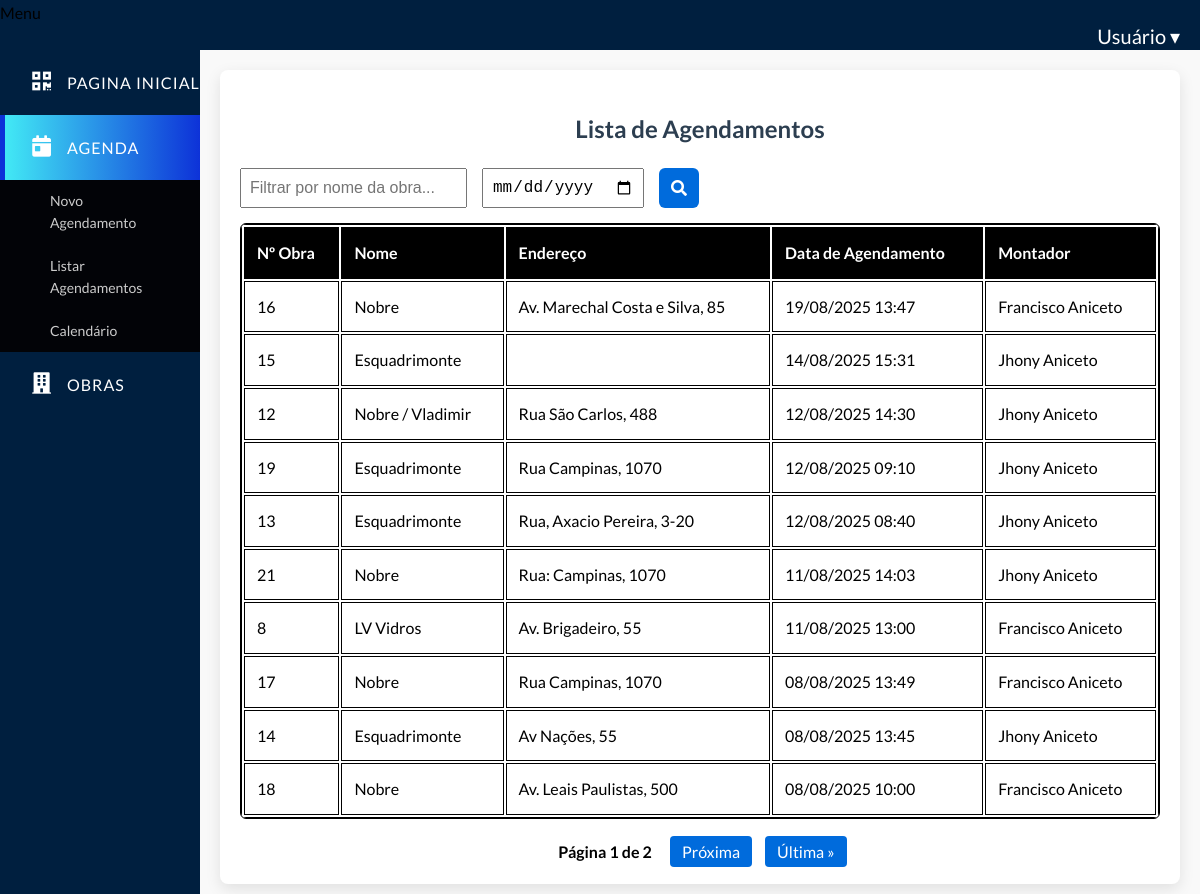
Page /agenda/lista/ (signed in) on the committed database.
### agenda/models.py (models this page shows, shortened)
class Agendamento(models.Model):
    obra = models.ForeignKey(
        Obra,
        on_delete=models.CASCADE,
        related_name='agendamentos',
        verbose_name='Obra relacionada'
    )
    data_criacao = models.DateTimeField(auto_now_add=True, verbose_name='Data de Criação')
    montador = models.ForeignKey(
        usuario,
        on_delete=models.SET_NULL,
        null=True,
        verbose_name='Montador Responsável',
        limit_choices_to={'cargo__nome': 'Montador', 'ativo': True}
    )
    data_agendamento = models.DateTimeField(
        verbose_name='Data de Agendamento',
        null=True,  # Adicionado para permitir agendamentos sem data
        blank=True
    )
    realizado = models.BooleanField(default=False, verbose_name='Agendamento Realizado?')
    cancelado = models.BooleanField(default=False, verbose_name='Agendamento Cancelado?')  # Novo campo
    STATUS_CHOICES = [
        ('pendente', 'Pendente'),
        ('em_andamento', 'Em Andamento'),
        ('realizado', 'Realizado'),
        ('cancelado', 'Cancelado'),
    ]
    status = models.CharField(
        max_length=20,
        choices=STATUS_CHOICES,
        default='pendente',
        verbose_name='Status do Agendamento'
    )
    class Meta:
        verbose_name = 'Agendamento'
        verbose_name_plural = 'Agendamentos'
        ordering = ['-data_agendamento']
        constraints = [
            models.UniqueConstraint(
                fields=['montador', 'data_agendamento'],
                name='unique_montador_agendamento',
                violation_error_message='Esse montador já tem um agendamento para esse horário.',
                condition=models.Q(data_agendamento__isnull=False)  # Só aplica se tiver data
            )
        ]

### obra/models.py (models this page shows, shortened)
class Obra(models.Model):
    STATUS_PENDENTE = 'pendente'
    STATUS_ANDAMENTO = 'em_andamento'
    STATUS_REALIZADO = 'Realizado'
    STATUS_CANCELADA = 'cancelada'
    STATUS_EXCLUIDA = 'excluida'
    STATUS_CHOICES = [
        (STATUS_PENDENTE, 'Pendente'),
        (STATUS_ANDAMENTO, 'Em Andamento'),
        (STATUS_REALIZADO, 'Realizado'),
        (STATUS_CANCELADA, 'Cancelada'),
        (STATUS_EXCLUIDA, 'Excluída'),
    ]
    status = models.CharField('Status', max_length=20, choices=STATUS_CHOICES, default=STATUS_PENDENTE)
    nome = models.CharField('nome', max_length=50)
    numero = models.IntegerField('numero controle')
    endereco = models.TextField('endereço', max_length=200, null=True, blank=True)
    data_criacao = models.DateTimeField('Data de criação', auto_now_add=True)
    cliente = models.CharField('nome cliente', max_length=50)
    previsao_entrega = models.DateTimeField('Data prevista para entrega', null=True, blank=True)
    data_alteracao = models.DateTimeField(auto_now=True)
    excluido = models.BooleanField(default=False)
    usuario_exclusao = models.ForeignKey(
        settings.AUTH_USER_MODEL, on_delete=models.SET_NULL, null=True, blank=True, related_name='obras_excluidas'
    )
    data_exclusao = models.DateTimeField(null=True, blank=True)
    class Meta:
        verbose_name = 'Obra'
        verbose_name_plural = 'Obras'
        ordering = ['-data_criacao']

### usuario/models.py (models this page shows, shortened)
class usuario(AbstractUser):
    nome = models.CharField('Nome', max_length=200)
    cpf = models.CharField('CPF', max_length=11, unique=True)
    email = models.EmailField('E-mail')
    telefone = models.CharField('Telefone', max_length=20, null=True, blank=True)
    cargo = models.ForeignKey(Cargo, verbose_name='Cargo', on_delete=models.SET_NULL, null=True)
    data_admissao = models.DateField('Data de Admissão', null=True, blank=True)
    ativo = models.BooleanField('Ativo', default=True)

### agenda/views.py (the view)
# urls.py: path('lista/', views.listar_agendamentos, name='listar'),
@login_required
def listar_agendamentos(request):
    nome = request.GET.get('nome', '')
    data = request.GET.get('data', '')
    status_filtro = request.GET.get('status', '')
    agendamentos = Agendamento.objects.select_related('obra', 'montador').filter(obra__excluido=False)
    if nome:
        agendamentos = agendamentos.filter(obra__nome__icontains=nome)
    if data:
        agendamentos = agendamentos.filter(data_agendamento__date=data)
    if status_filtro:
        agendamentos = agendamentos.filter(obra__status=status_filtro)
    agendamentos = agendamentos.order_by('-data_agendamento')
    paginator = Paginator(agendamentos, 10)  # 10 por página
    page_number = request.GET.get('page')
    pagina_obj = paginator.get_page(page_number)
    context = {
        'pagina_obj': pagina_obj,
        'nome': nome,
        'data': data,
        'status_filtro': status_filtro,
    }
    return render(request, 'agenda/listar_agendamentos.html', context)

### templates/agenda/listar_agendamentos.html (shortened to what this page needs)
{% extends 'base.html' %}
{% load static %}
{% block content %}
{% block extra_css %}
<link rel="stylesheet" href="{% static 'agenda/listaAgenda.css' %}">
{% endblock %}
<div class="lista-agenda-container">
  <h2>Lista de Agendamentos</h2>
  <form method="get" class="filtros-tabela">
    <input type="text" id="filtro-nome" name="nome" value="{{ nome }}" placeholder="Filtrar por nome da obra...">
    <input type="date" id="filtro-data" name="data" value="{{ data }}">
    <button type="submit" id="btn-filtrar" class="btn-filtrar">
      <i class="fas fa-search"></i>
    </button>
  </form>
  <section class="tabela-wrapper">
    <table class="tabela-agendamentos">
      <thead>
        <tr>
          <th>Nº Obra</th>
          <th>Nome</th>
          <th>Endereço</th>
          <th>Data de Agendamento</th>
          <th>Montador</th>
        </tr>
      </thead>
      <tbody id="tabela-corpo">
  {% for agendamento in pagina_obj %}
    <tr>
      <td>{{ agendamento.obra.id }}</td>
      <td>{{ agendamento.obra.nome }}</td>
      <td>{{ agendamento.obra.endereco }}</td>
      <td>{{ agendamento.data_agendamento|date:"d/m/Y H:i" }}</td>
      <td>{{ agendamento.montador.get_full_name }}</td>
    </tr>
  {% empty %}
    <tr>
      <td colspan="6">Nenhum agendamento encontrado.</td>
    </tr>
    {% endfor %}
</tbody>
    </table>
  </section>
<div class="paginacao">
    <span>Página {{ pagina_obj.number }} de {{ pagina_obj.paginator.num_pages }}</span>
    {% if pagina_obj.has_next %}
        <a href="?page={{ pagina_obj.next_page_number }}&nome={{ nome }}&data={{ data }}&status={{ status_filtro }}">Próxima</a>
        <a href="?page={{ pagina_obj.paginator.num_pages }}&nome={{ nome }}&data={{ data }}&status={{ status_filtro }}">Última &raquo;</a>
    {% endif %}
</div>
{% endblock %}

### static/css/estilo.css (style rules this page uses)
:root { --accent-color: #0d32d8; --gradient-color: #42e9f5; --sidebar-width: 225px; }
html, body { height: 100%; margin: 0; padding: 0; }
h2 { font-size: 1.5rem; margin-bottom: 20px; color: #2c3e50; text-align: center; }

### static/agenda/listaAgenda.css (style rules this page uses)
body { font-family: 'Lato', sans-serif; background-color: #f9f9f9; line-height: 1.6; }
.lista-agenda-container { margin: 0 auto; background-color: #ffffff; border-radius: 8px; box-shadow: 0 5px 15px rgba(0, 0, 0, 0.1); padding: 20px; }
h2 { text-align: center; color: #2c3e50; margin-bottom: 20px; }
.filtros-tabela { display: flex; gap: 15px; margin-bottom: 15px; }
.filtros-tabela input { padding: 8px; font-size: 1rem; }
.btn-filtrar { padding: 8px 12px; background-color: #006bdc; color: white; border: none; border-radius: 6px; cursor: pointer; font-size: 1rem; display: flex; align-items: center; }
.btn-filtrar i { font-size: 16px; }
.tabela-agendamentos { width: 100%; border: 1px solid #000000; }
.tabela-wrapper { overflow-x: auto; background-color: white; border: 1px solid #000000; border-radius: 6px; }
.tabela-agendamentos th, .tabela-agendamentos td { padding: 12px; border: 1px solid #000000; text-align: left; }
.tabela-agendamentos thead { background-color: #000000; color: white; }
.paginacao { text-align: center; margin-top: 20px; }
.paginacao a { margin: 0 5px; padding: 6px 12px; background-color: #006bdc; color: white; border-radius: 4px; text-decoration: none; }
.paginacao span { margin: 0 10px; font-weight: bold; }

### rows in the picture
Agendamento: obra.id "16", obra.nome "Nobre", obra.endereco "Av. Marechal Costa e Silva, 85", data_agendamento "19/08/2025 13:47", montador.get_full_name "Francisco Aniceto"
Agendamento: obra.id "15", obra.nome "Esquadrimonte", data_agendamento "14/08/2025 15:31", montador.get_full_name "Jhony Aniceto"
Agendamento: obra.id "12", obra.nome "Nobre / Vladimir", obra.endereco "Rua São Carlos, 488", data_agendamento "12/08/2025 14:30", montador.get_full_name "Jhony Aniceto"
Agendamento: obra.id "19", obra.nome "Esquadrimonte", obra.endereco "Rua Campinas, 1070", data_agendamento "12/08/2025 09:10", montador.get_full_name "Jhony Aniceto"
Agendamento: obra.id "13", obra.nome "Esquadrimonte", obra.endereco "Rua, Axacio Pereira, 3-20", data_agendamento "12/08/2025 08:40", montador.get_full_name "Jhony Aniceto"
Agendamento: obra.id "21", obra.nome "Nobre", obra.endereco "Rua: Campinas, 1070", data_agendamento "11/08/2025 14:03", montador.get_full_name "Jhony Aniceto"
Agendamento: obra.id "8", obra.nome "LV Vidros", obra.endereco "Av. Brigadeiro, 55", data_agendamento "11/08/2025 13:00", montador.get_full_name "Francisco Aniceto"
Agendamento: obra.id "17", obra.nome "Nobre", obra.endereco "Rua Campinas, 1070", data_agendamento "08/08/2025 13:49", montador.get_full_name "Francisco Aniceto"
Agendamento: obra.id "14", obra.nome "Esquadrimonte", obra.endereco "Av Nações, 55", data_agendamento "08/08/2025 13:45", montador.get_full_name "Jhony Aniceto"
Agendamento: obra.id "18", obra.nome "Nobre", obra.endereco "Av. Leais Paulistas, 500", data_agendamento "08/08/2025 10:00", montador.get_full_name "Francisco Aniceto"

### other values in the picture
{{ pagina_obj.number }} "1"
{{ pagina_obj.paginator.num_pages }} "2"
